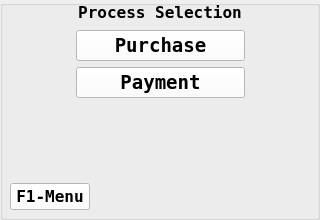
<?xml version="1.0" encoding="UTF-8"?>
<ui version="4.0">
 <class>Process_Selection</class>
 <widget class="QWidget" name="Process_Selection">
  <property name="geometry">
   <rect>
    <x>0</x>
    <y>0</y>
    <width>320</width>
    <height>220</height>
   </rect>
  </property>
  <property name="font">
   <font>
    <family>DejaVu Sans Mono</family>
    <pointsize>12</pointsize>
    <weight>75</weight>
    <bold>true</bold>
   </font>
  </property>
  <property name="windowTitle">
   <string>Form</string>
  </property>
  <widget class="QGroupBox" name="groupBox">
   <property name="geometry">
    <rect>
     <x>0</x>
     <y>0</y>
     <width>320</width>
     <height>220</height>
    </rect>
   </property>
   <property name="title">
    <string/>
   </property>
   <widget class="QLabel" name="label">
    <property name="geometry">
     <rect>
      <x>0</x>
      <y>0</y>
      <width>320</width>
      <height>25</height>
     </rect>
    </property>
    <property name="text">
     <string>Process Selection</string>
    </property>
    <property name="alignment">
     <set>Qt::AlignCenter</set>
    </property>
   </widget>
   <widget class="QWidget" name="gridLayoutWidget">
    <property name="geometry">
     <rect>
      <x>10</x>
      <y>30</y>
      <width>300</width>
      <height>180</height>
     </rect>
    </property>
    <layout class="QGridLayout" name="gridLayout">
     <item row="0" column="1">
      <widget class="QPushButton" name="pushButton_purchase">
       <property name="font">
        <font>
         <family>DejaVu Sans Mono</family>
         <pointsize>14</pointsize>
         <weight>75</weight>
         <bold>true</bold>
        </font>
       </property>
       <property name="focusPolicy">
        <enum>Qt::StrongFocus</enum>
       </property>
       <property name="styleSheet">
        <string notr="true">background-color: rgb(255, 255, 255);</string>
       </property>
       <property name="text">
        <string>   Purchase   </string>
       </property>
       <property name="autoDefault">
        <bool>true</bool>
       </property>
      </widget>
     </item>
     <item row="2" column="1">
      <spacer name="verticalSpacer">
       <property name="orientation">
        <enum>Qt::Vertical</enum>
       </property>
       <property name="sizeHint" stdset="0">
        <size>
         <width>20</width>
         <height>40</height>
        </size>
       </property>
      </spacer>
     </item>
     <item row="1" column="1">
      <widget class="QPushButton" name="pushButton_payment">
       <property name="font">
        <font>
         <family>DejaVu Sans Mono</family>
         <pointsize>14</pointsize>
         <weight>75</weight>
         <bold>true</bold>
        </font>
       </property>
       <property name="focusPolicy">
        <enum>Qt::StrongFocus</enum>
       </property>
       <property name="styleSheet">
        <string notr="true">background-color: rgb(255, 255, 255);</string>
       </property>
       <property name="text">
        <string>Payment</string>
       </property>
       <property name="autoDefault">
        <bool>true</bool>
       </property>
      </widget>
     </item>
     <item row="1" column="0">
      <spacer name="horizontalSpacer_2">
       <property name="orientation">
        <enum>Qt::Horizontal</enum>
       </property>
       <property name="sizeHint" stdset="0">
        <size>
         <width>40</width>
         <height>20</height>
        </size>
       </property>
      </spacer>
     </item>
     <item row="1" column="2">
      <spacer name="horizontalSpacer_3">
       <property name="orientation">
        <enum>Qt::Horizontal</enum>
       </property>
       <property name="sizeHint" stdset="0">
        <size>
         <width>40</width>
         <height>20</height>
        </size>
       </property>
      </spacer>
     </item>
     <item row="3" column="0" colspan="3">
      <layout class="QHBoxLayout" name="horizontalLayout">
       <item>
        <widget class="QPushButton" name="pushButton_menu">
         <property name="font">
          <font>
           <family>DejaVu Sans Mono</family>
           <pointsize>12</pointsize>
           <weight>75</weight>
           <bold>true</bold>
          </font>
         </property>
         <property name="focusPolicy">
          <enum>Qt::NoFocus</enum>
         </property>
         <property name="styleSheet">
          <string notr="true">background-color: rgb(255, 255, 255);</string>
         </property>
         <property name="text">
          <string>F1-Menu</string>
         </property>
         <property name="autoDefault">
          <bool>true</bool>
         </property>
        </widget>
       </item>
       <item>
        <spacer name="horizontalSpacer">
         <property name="orientation">
          <enum>Qt::Horizontal</enum>
         </property>
         <property name="sizeHint" stdset="0">
          <size>
           <width>40</width>
           <height>20</height>
          </size>
         </property>
        </spacer>
       </item>
      </layout>
     </item>
    </layout>
   </widget>
  </widget>
 </widget>
 <resources/>
 <connections/>
</ui>
